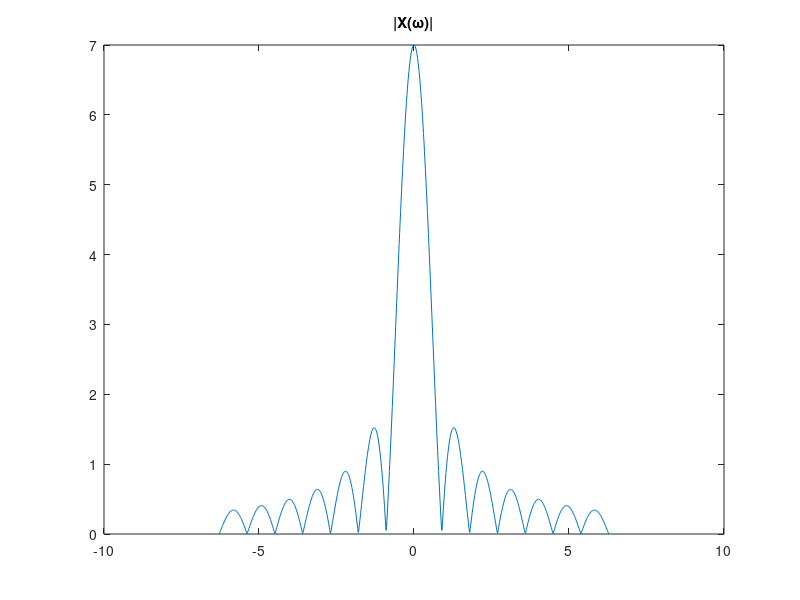

This chart was generated by the following MATLAB code:
% K=[10 20 30 40 50 100 200];
% sys1 = tf([0 0 2*K(1)],[2 12 20+2*K(1)]);
% sys2 =tf([0 0 2*K(2)],[2 12 20+2*K(2)]);
% h=stepplot(sys1,sys2,5);
% setoptions(h,'TimeUnits','seconds','Grid','on');

M = 8;
w = linspace(-2*pi, 2*pi, 800);
X_dtft = 1./(-j*w).*(exp(-j*w*(M-1))-1);

plot(w, abs(X_dtft))
title('|X(\omega)|')